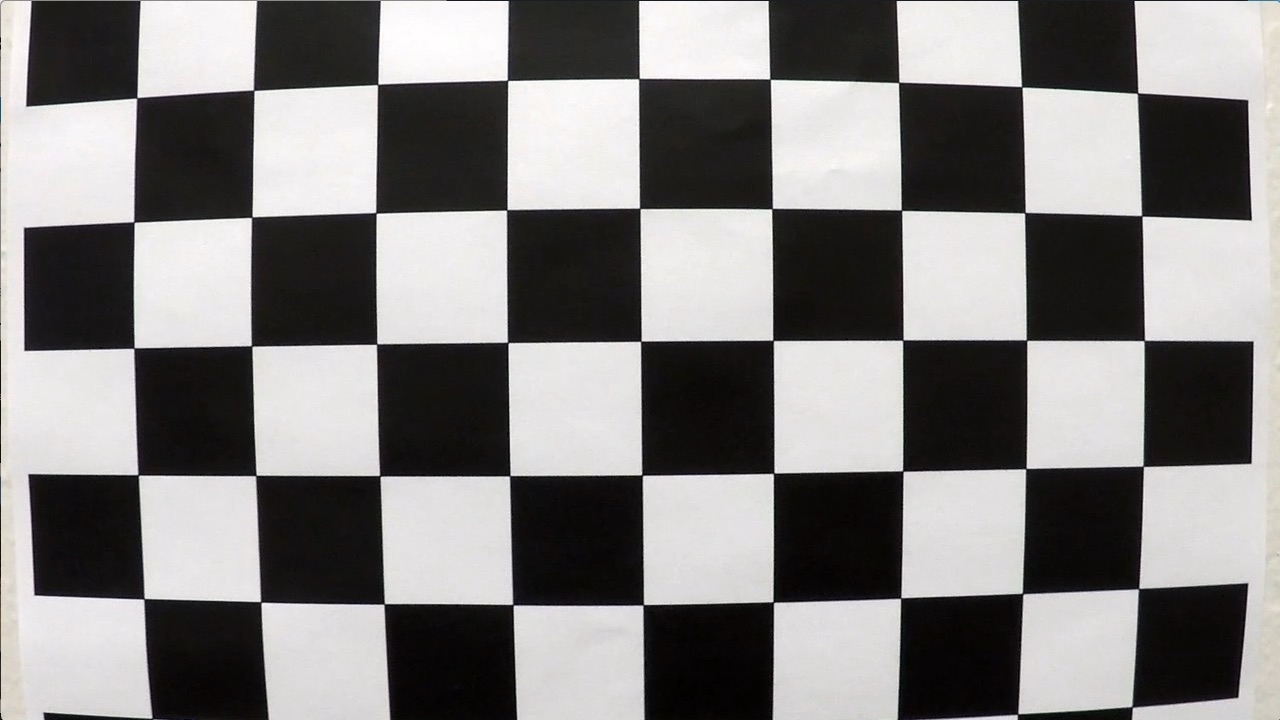
#> input picture CarND-Advanced-Lane-Lines/camera_cal/calibration1.jpg, 1280 x 720 px; its folder holds 4 pictures in this run
$ jupyter execute --allow-errors ExperimentsReport.ipynb
#> lines starting #> are read from the running program, lines starting #| are printed output that depends on the picture
### CarND-Advanced-Lane-Lines/lib_lanes/cameras.py
import numpy as np
import cv2
import os
import matplotlib.pyplot as plt
from collections import namedtuple


CALIBRATION_PREFIX = "calibration"
IMG_ENDING = ".jpg"


def is_calibration_data(filename):
    is_img   = filename.endswith(IMG_ENDING)
    is_calib = filename.startswith(CALIBRATION_PREFIX)
    return is_img and is_calib


def corners(img_path, nx, ny):
#> called with img_path = 'camera_cal/calibration1.jpg', nx = 9, ny = 6
    img  = cv2.imread(img_path)
#> img is the input picture: shape (720, 1280, 3); mean B, G, R 127.8, 128.4, 130.1
    gray = cv2.cvtColor(img, cv2.COLOR_RGB2GRAY)
    ret, corners = cv2.findChessboardCorners(gray, (nx, ny), None)
#> ret = False; corners = None
    if ret:
        return corners, gray.shape[::-1]


def calibration_points(calibration_folder, nx, ny):
    object_points        = np.zeros((nx * ny, 3), np.float32)
    object_points[:, :2] = np.mgrid[0:nx, 0:ny].T.reshape(-1, 2)
    for filename in os.listdir(calibration_folder):
        if is_calibration_data(filename):
            path = "{}/{}".format(calibration_folder, filename)
            detected_corners = corners(path, nx, ny)
            if detected_corners is not None:
                corner_points, shape = detected_corners
                yield shape, corner_points, object_points


class CalibratedCamera(namedtuple("CalibratedCamera", "camera_mat distortion rotation translation")):

    @classmethod
    def from_images(cls, calibration_folder, nx = 9, ny = 6):
        object_points = []
        image_points  = []
        shape         = None
        for s, c, o in calibration_points(calibration_folder, nx, ny):
#> call 2 of corners, with img_path = 'camera_cal/calibration10.jpg', nx = 9, ny = 6
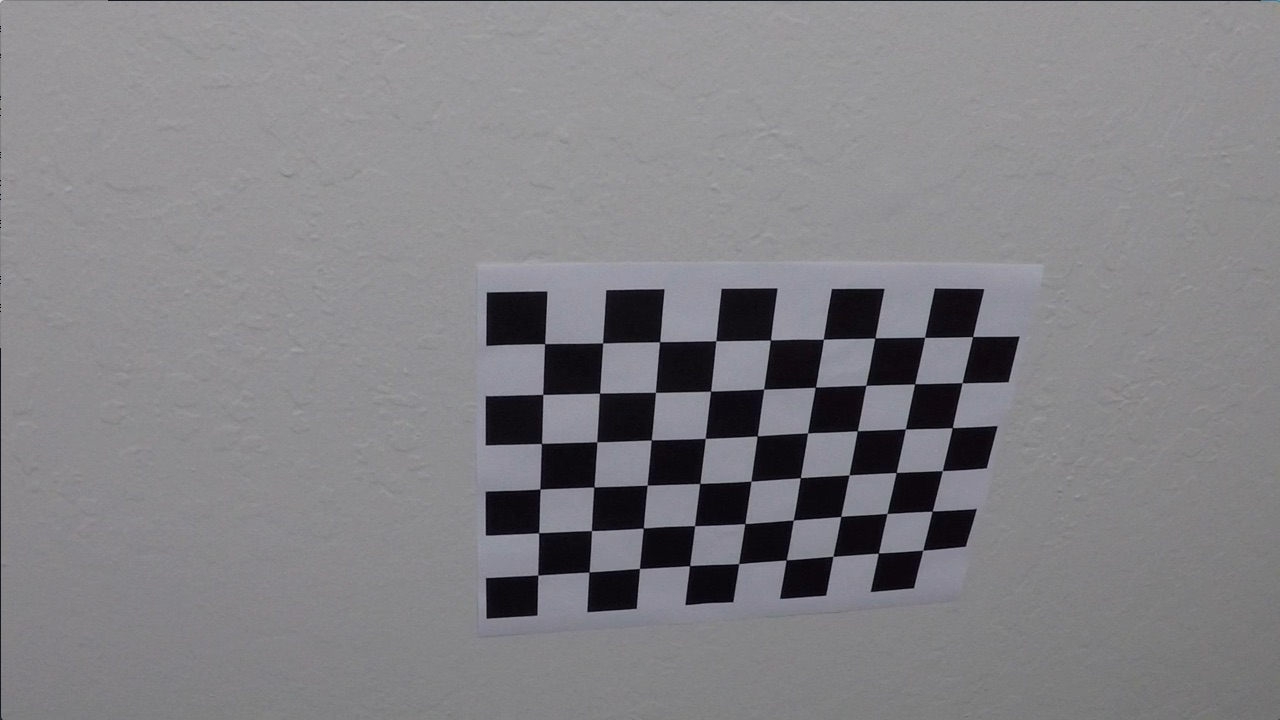
#> input picture CarND-Advanced-Lane-Lines/camera_cal/calibration10.jpg, 1280 x 720 px
#> in corners, img is the input picture: shape (720, 1280, 3); mean B, G, R 133.1, 129.4, 130.2
#> in corners (call 2), `ret, corners = cv2.findChessboardCorners(gray, (nx, ny), None)`: ret = True; corners = 54 rows, first 8: [544.7, 343.6], [602.6, 342.9], [659.6, 341.7], [716, 340.7], [770.5, 340], [823.4, 339.2], [874.8, 338.1], [924.6, 337.3]
            shape = s
#> shape = (1280, 720)
#> call 3 of corners, with img_path = 'camera_cal/calibration11.jpg', nx = 9, ny = 6
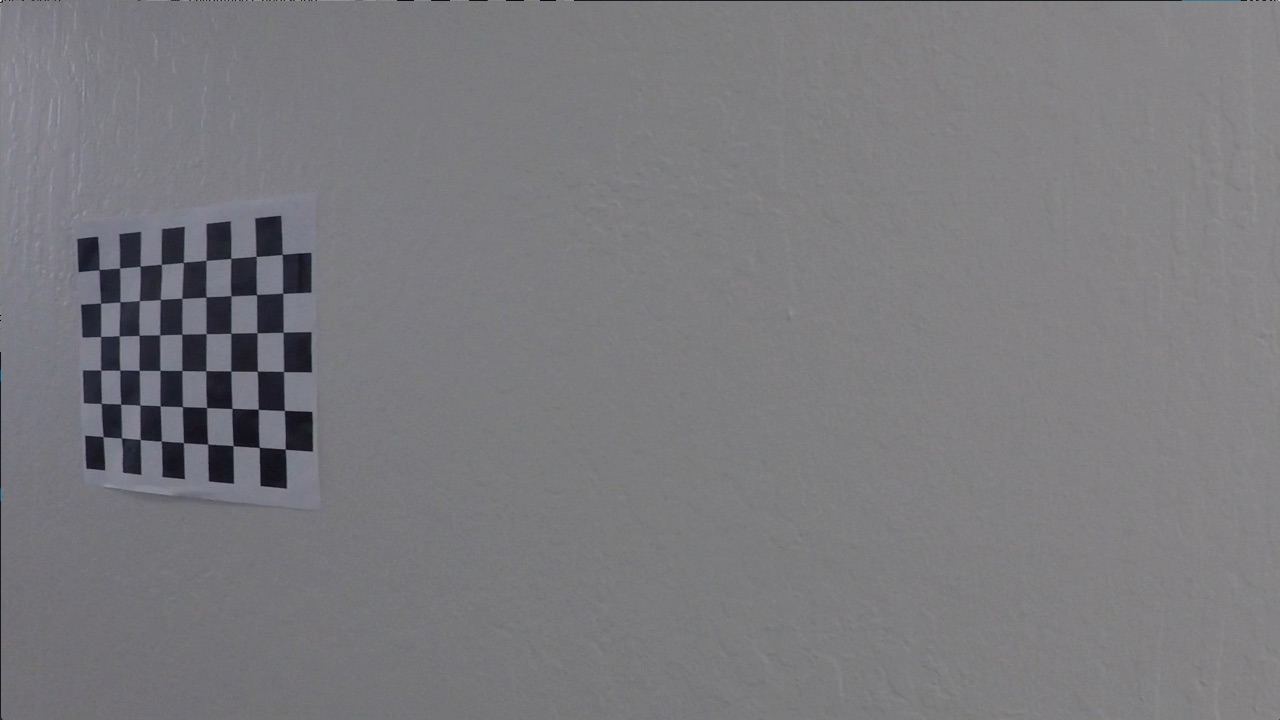
#> input picture CarND-Advanced-Lane-Lines/camera_cal/calibration11.jpg, 1280 x 720 px
#> in corners, img is the input picture: shape (720, 1280, 3); mean B, G, R 125.2, 121.7, 122.2
#> in corners (call 3), `ret, corners = cv2.findChessboardCorners(gray, (nx, ny), None)`: corners = 54 rows, first 8: [99.23, 269.6], [119.6, 268], [140.1, 266.1], [161.3, 264.5], [183.3, 262.5], [206.1, 260.3], [230.7, 258.2], [256.2, 256.3]
            object_points.append(o)
            image_points.append(c)
#> pass 2 of the loop in from_images, `for s, c, o in calibration_points(calibration_folder, nx, ny):`:
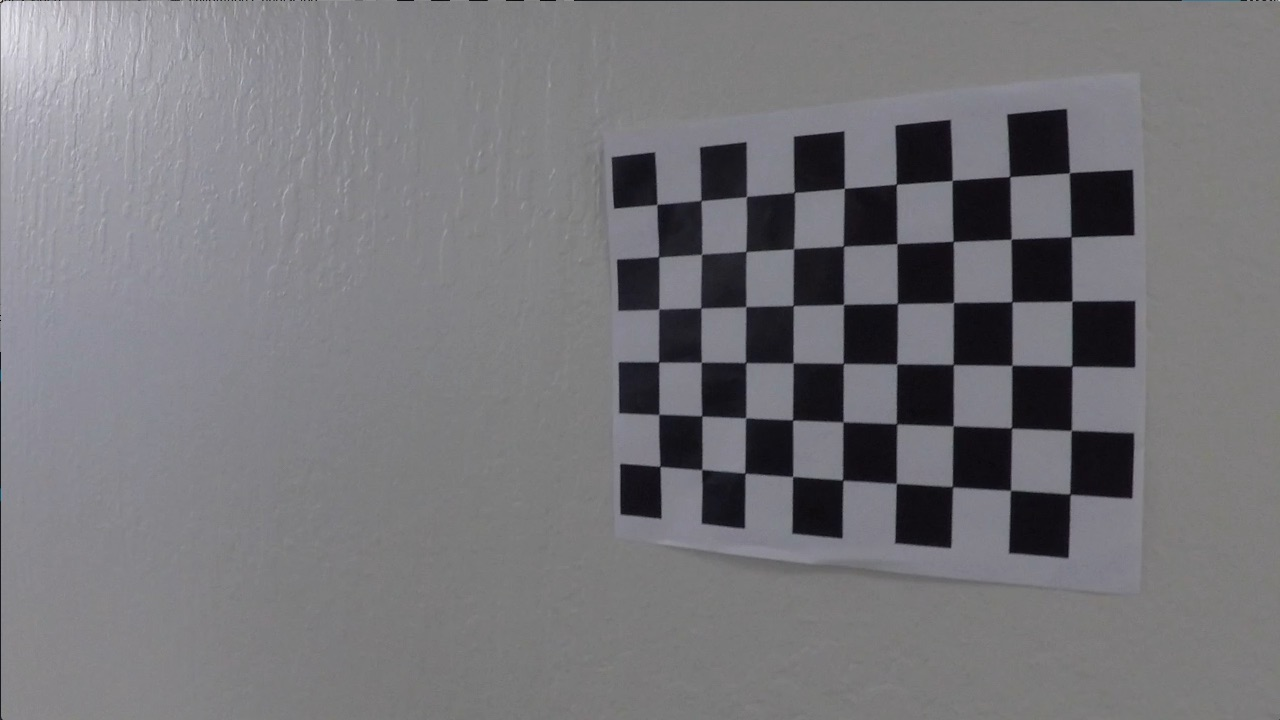
#> input picture CarND-Advanced-Lane-Lines/camera_cal/calibration12.jpg, 1280 x 720 px
#> in corners, img is the input picture: shape (720, 1280, 3); mean B, G, R 121.6, 117.6, 118.5
#> corners = 54 rows, first 8: [656.9, 204.3], [701.1, 200.3], [746.5, 196.5], [794.3, 192.3], [844.3, 188.2], [896.5, 184.2], [952.2, 180.4], [1009.6, 176.5]
        ret, camera_mat, distortion, rotation, translation = cv2.calibrateCamera(
            object_points, image_points, shape, None, None)
#> ret = 0.811; camera_mat = [[1158.2, 0, 727], [0, 1152.8, 368.6], [0, 0, 1]]; distortion = [[-0.272, 0.105, -0.000588, 0.00612, -0.182]]; rotation = ([0.496, -0.269, 0.0454], [0.0217, 0.374, -0.000842], [0.0184, 0.602, 0.00588]); translation = ([-3.09, -0.424, 19.45], [-18.78, -2.95, 30.99], [-1.31, -3.14, 21.9])
        return cls(camera_mat, distortion, rotation, translation)

    def undistort(self, img):
        return cv2.undistort(img, self.camera_mat, self.distortion, None, self.camera_mat)
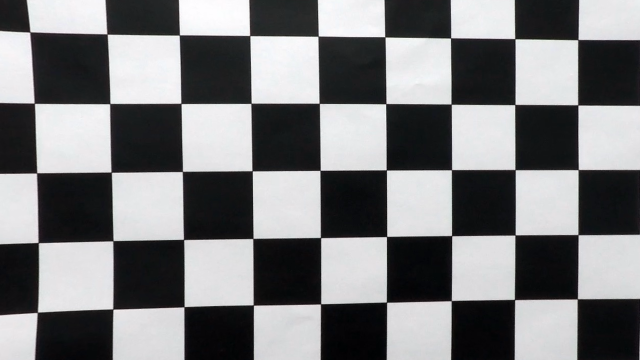
#> returned value: shape (720, 1280, 3) (shown at 1/2 size); mean of channels 0, 1, 2 125.2, 123.6, 123.1; drawn as B, G, R


### CarND-Advanced-Lane-Lines/lib_lanes/perspective.py
import cv2
import numpy as np
import matplotlib.image as mpimg
import matplotlib.pyplot as plt

from collections import namedtuple


class BirdsEyeView:
    SRC = np.float32([
        [ 579, 460],
        [ 704, 460],
        [ 222, 690],
        [1062, 690]
    ])
    DST = np.float32([
        [ 222,  100],
        [1062,  100],
        [ 222,  690],
        [1062,  690]
    ])

    def __init__(self, width, height, offset = 100):
        self.fwd = cv2.getPerspectiveTransform(BirdsEyeView.SRC, BirdsEyeView.DST)
        self.bwd = cv2.getPerspectiveTransform(BirdsEyeView.DST, BirdsEyeView.SRC)

    # [11 lines left out: functions project, backward, not called in this run]

### CarND-Advanced-Lane-Lines/lib_lanes/pipeline.py
import numpy as np
import cv2
import matplotlib.pyplot as plt
import matplotlib.image as mpimg
import os
import sys

from moviepy.editor import VideoFileClip

from lib_lanes.cameras import CalibratedCamera
from lib_lanes.thresholding import BinaryConverter
from lib_lanes.perspective import BirdsEyeView
from lib_lanes.lane_detector import SlidingWindowDetector
from lib_lanes.smooth import SmoothedPolynomial

class Pipeline:

    def __init__(self, logfile = "log.csv"):
        self.cam          = CalibratedCamera.from_images("camera_cal")
        self.binary_cvt   = BinaryConverter(120, 255, 50, 250)
        self.projection   = BirdsEyeView(720, 1280, 100)
        self.windowing    = SlidingWindowDetector(9, 100, 50)
        self.left_smooth  = SmoothedPolynomial(25)
        self.right_smooth = SmoothedPolynomial(25)
        self.log          = open(logfile, "w")
        self.log.write("curvature, distance\n")

    def done(self):
        self.log.close()

    # [55 lines left out: function process_image, not called in this run]

### CarND-Advanced-Lane-Lines/ExperimentsReport.ipynb
# Advanced Lane Finding
In this notebook I will run the experiments included
in the report.

## Pipeline

First I project the image using a calibrated camera. I then find
the binary image highlighting lanes using sobel edge detection
and color thresholding in HLS space. The binary image of the lanes
is then projected to a birds eye view. I apply a sliding window
across the left and right lanes starting at the histogram peeks
in the bottom of the image. I then fit a second degree polynomial
to the detected points. The detection is smoothed and corrected
accross frames.

## Implementation

I implement the processing pipeline in my library `lib_lanes` in the
folder with the same name:

+ `cameras.py`: Contains a class for a calibrated camera.
+ `perspective.py`: A perspective transform to compute the birdseye view.
+ `thresholding.py`: Compute binary images based on color thresholding and sobel edge detection.
+ `lane_detector.py`: Detect lanes using a sliding window and polynomial line fitting.
+ `smooth.py`: Smooth lane detection in videos and reject results based on curvature.
+ `pipeline.py`: Run the pipeline on a video.

In the following I will provide examples of the pipeline components and compute the final video

[cell 1]
import cv2
import numpy as np
import matplotlib.pyplot as plt
import os
import matplotlib.image as mpimg
import pandas as pd

[cell 2]
from lib_lanes.thresholding import *
from lib_lanes.perspective import *
from lib_lanes.cameras import *
from lib_lanes.pipeline import *

## 1. Camera Calibration

The calibration works by detecting corners in the source images first and mapping
them onto a square grid. We then use the calibration funciton to calculate the
camera matrix and calculate the distortion. Using both we can undistort images

[cell 3]
camera = CalibratedCamera.from_images("camera_cal")

[cell 4]
def calibrate_folder(inf, outf):
    for img in os.listdir(inf):
        filename = img.split(".")[0]
        img   = mpimg.imread("{}/{}".format(inf, img))
        calib = camera.undistort(img)
        plt.figure(figsize=(50, 10))
        plt.subplot(1, 2, 1)
        plt.imshow(img)
        plt.subplot(1, 2, 2)
        plt.imshow(calib)
        plt.savefig('{}/calib_{}.png'.format(outf, filename))
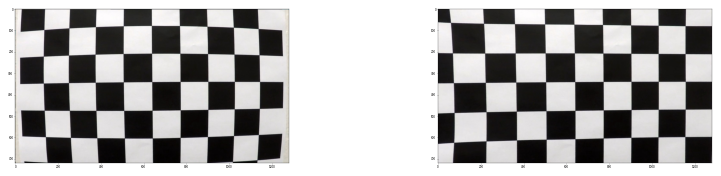
#> figure drawn by matplotlib, 2 panels
        plt.close()
#> pass 2 of the loop in calibrate_folder, `for img in os.listdir(inf):`:
#> filename = 'calibration10'
#> in undistort (call 2), `return cv2.undistort(img, self.camera_mat, self.distortion, None, self..`:
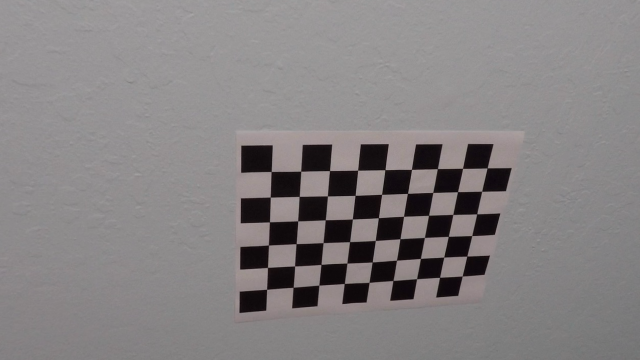
#> returned value: shape (720, 1280, 3) (shown at 1/2 size); mean of channels 0, 1, 2 130.5, 129.6, 133.4; drawn as B, G, R
#> in calibrate_folder, `plt.savefig('{}/calib_{}.png'.format(outf, filename))`:
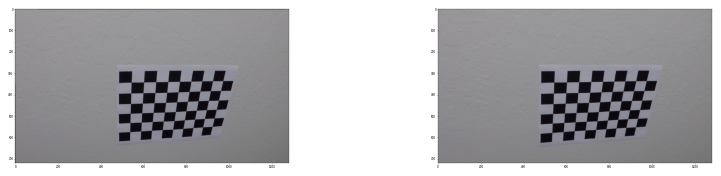
#> figure drawn by matplotlib, 2 panels

calibrate_folder('camera_cal', 'output_images')
#> (the rest of this cell did not finish here and is left out)


As one can see in the test images, we successfull removed the distortion from the checker board.
The original image is shown on the left and the undistorted image on the right.

We now can apply the code to one of our test images. Again, the original image is shown on the left and the undistorted image on the right.

## 2.Thresholding

We binarize images by applying a threshold to the x component of the image
and the saturatoin component of the hls color space. We combine the binary
images by adding the results together.

[cell 5]
binarizer = BinaryConverter(120, 255, 50, 150)
#> binarizer = (120, 255, 50, 150)

[cell 6]
def binarize_folder(inf, outf):
    for img in os.listdir(inf):
        filename = img.split(".")[0]
        path     = "{}/{}".format(inf, img)
        img      = mpimg.imread(path)
        undist   = camera.undistort(img)
        s        = binarizer.binary_hls(undist)
        x        = binarizer.binary_sobel(undist)
        binarize = binarizer.convert(undist)
        plt.figure(figsize=(50, 10))
        plt.subplot(1, 4, 1)
        plt.imshow(undist)
        plt.subplot(1, 4, 2)
        plt.imshow(s)
        plt.subplot(1, 4, 3)
        plt.imshow(x)
        plt.subplot(1, 4, 4)
        plt.imshow(binarize, cmap='gray')
        plt.savefig('{}/binary_{}.png'.format(outf, filename))
        plt.close()

#> (the rest of this cell did not finish here and is left out)

The lines show up nicely in the combined image. From left to right we see
the undistorted image, the saturation thresholded image, the sobel thresholded
images and the combined image.

## 3. Projective Transform

In order to find the lanes, we transform the image into a birdseye view. We get points on the undistorted
image forming a trapezoid on top of the lanes. We then find a transform that maps the lanes ontop a square
resulting in the birds eye view. In the end we are projecting the binary image.

[cell 7]
projection = BirdsEyeView(720, 1280, 100)

[cell 8]
def project_folder(inf, outf):
    for img in os.listdir(inf):
        filename = img.split(".")[0]
        path     = "{}/{}".format(inf, img)
        img      = mpimg.imread(path)
        undist   = camera.undistort(img)
        binarize = binarizer.convert(undist)
        project_img = projection.project(undist)
        project_bin = projection.project(binarize)

        plt.figure(figsize=(50, 10))
        plt.subplot(1, 3, 1)
        plt.imshow(undist)
        plt.subplot(1, 3, 2)
        plt.imshow(project_img)
        plt.subplot(1, 3, 3)
        plt.imshow(project_bin)
        plt.savefig('{}/projection_{}.png'.format(outf, filename))
        plt.close()

#> (the rest of this cell did not finish here and is left out)

As one can see we successfully map the images to the birdseye view.

## 4 Lane detectors

we first start by using the histogram method to find the two lanes at the bottom of the page. We then shift a sliding window along each line. The next center of the window is the mean of the x positions in the last window.
We then fit a polynomial to the left and right lane.

[cell 9]
def detect_folder(inf, outf):
    for img in os.listdir(inf):
        pipeline = Pipeline()
        filename = img.split(".")[0]
        path     = "{}/{}".format(inf, img)
        img      = mpimg.imread(path)
        debug    = pipeline.process_image(img, True)
        highlighted = pipeline.process_image(img, False)

        plt.figure(figsize=(50, 10))
        plt.subplot(1, 3, 1)
        plt.imshow(img)
        plt.subplot(1, 3, 2)
        plt.imshow(debug)
        plt.subplot(1, 3, 3)
        plt.imshow(highlighted)

        plt.savefig('{}/pipeline_{}.png'.format(outf, filename))
        plt.close()

#> (the rest of this cell did not finish here and is left out)

We can see the windows along the left and right lane highlighted in green. We then use the polynomial
fit to generate the x positions for all y positions in the image. The results are marked up in red (center image).
Ones the lines are found we can make a mask in the birds eye view space and project it back onto the real image
(right image). We can calculate the curvature by using the computed x and y positions scaled to meters (estimating the distances of the trapezoid from the image). For the center lane, we compute the center lane as the mid points of the left and right lane and the center points of the trapezoid. We then calculate the root mean square error.
The center lane of the trapezoid is shown in "white" and the center lane is marked in red.

## 5. Video

We can now compute the output video. We average the result of the last 6 lane
detections and reject lane detections with an unrealistic curavture .

[cell 10]
from moviepy.editor import VideoFileClip
from IPython.display import HTML

#> (the rest of this cell did not finish here and is left out)

#> in corners (call 6), `ret, corners = cv2.findChessboardCorners(gray, (nx, ny), None)`: ret = True; corners = 54 rows, first 8: [544.7, 343.6], [602.6, 342.9], [659.6, 341.7], [716, 340.7], [770.5, 340], [823.4, 339.2], [874.8, 338.1], [924.6, 337.3]
#> in corners (call 7), `ret, corners = cv2.findChessboardCorners(gray, (nx, ny), None)`: corners = 54 rows, first 8: [99.23, 269.6], [119.6, 268], [140.1, 266.1], [161.3, 264.5], [183.3, 262.5], [206.1, 260.3], [230.7, 258.2], [256.2, 256.3]
#> pass 2 of the loop in from_images, `for s, c, o in calibration_points(calibration_folder, nx, ny):`:
#> corners = 54 rows, first 8: [656.9, 204.3], [701.1, 200.3], [746.5, 196.5], [794.3, 192.3], [844.3, 188.2], [896.5, 184.2], [952.2, 180.4], [1009.6, 176.5]
clip = VideoFileClip("project_video.mp4")
processed = clip.fl_image(pipeline.process_image)
processed.write_videofile("output.mp4", audio=False)

[cell 11]
HTML("""
<video width="960" height="540" controls>
  <source src="output.mp4">
</video>
""")

[cell 12]
track_statistics = pd.read_csv("log.csv")
#> (reads CarND-Advanced-Lane-Lines/log.csv from the repository)
plt.plot(track_statistics['curvature'])
plt.xlabel('frame')
plt.ylabel('radius [m]')
plt.savefig('output_images/curvature.png')
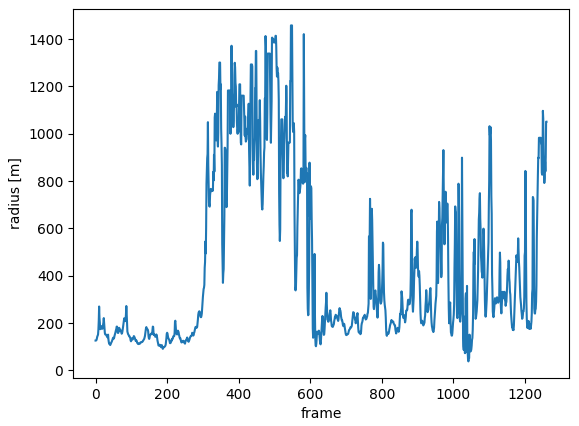
#> figure drawn by matplotlib, 1 panel; curve peaks at x = 546, y = 1458
plt.close()

plt.plot(track_statistics[' distance'])
plt.ylabel('distance [m]')
plt.xlabel('frame')
plt.savefig('output_images/distance.png')
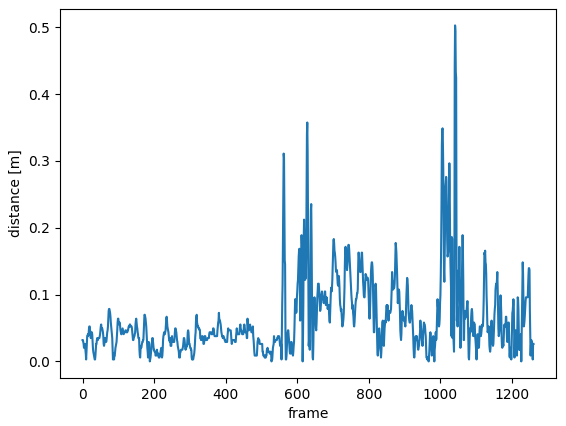
#> figure drawn by matplotlib, 1 panel; curve peaks at x = 1041, y = 0.503
plt.close()
